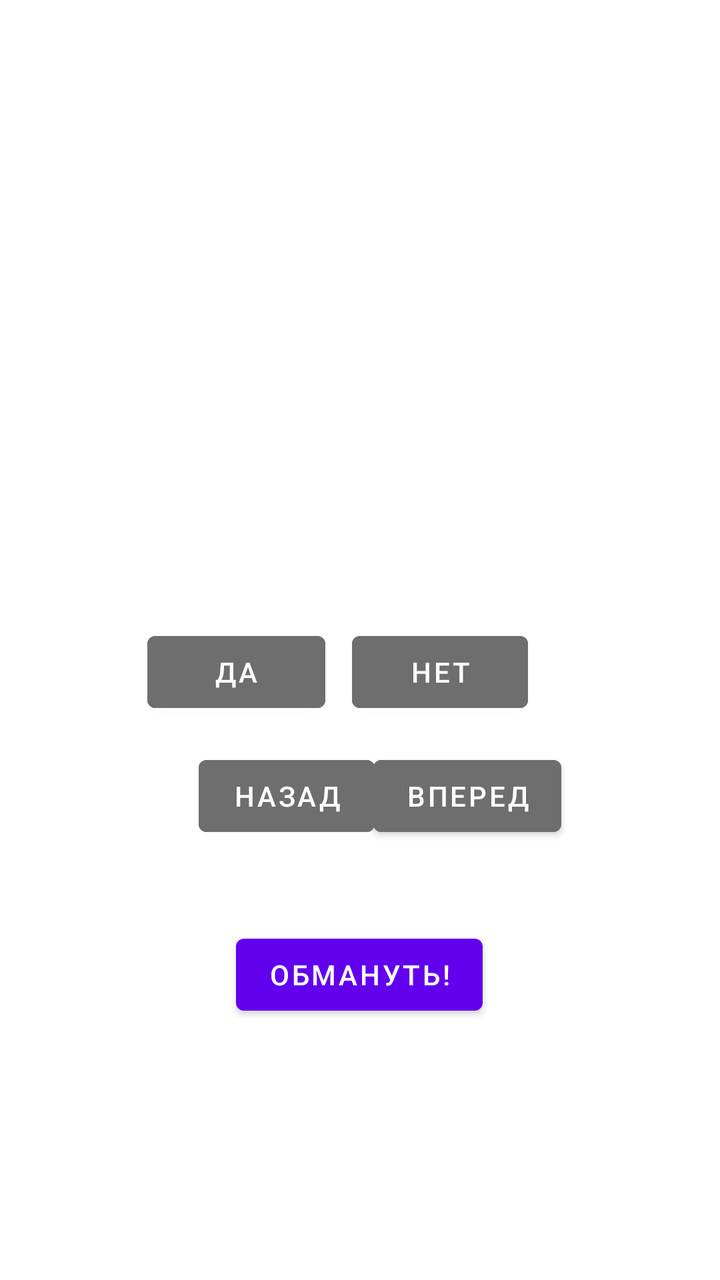
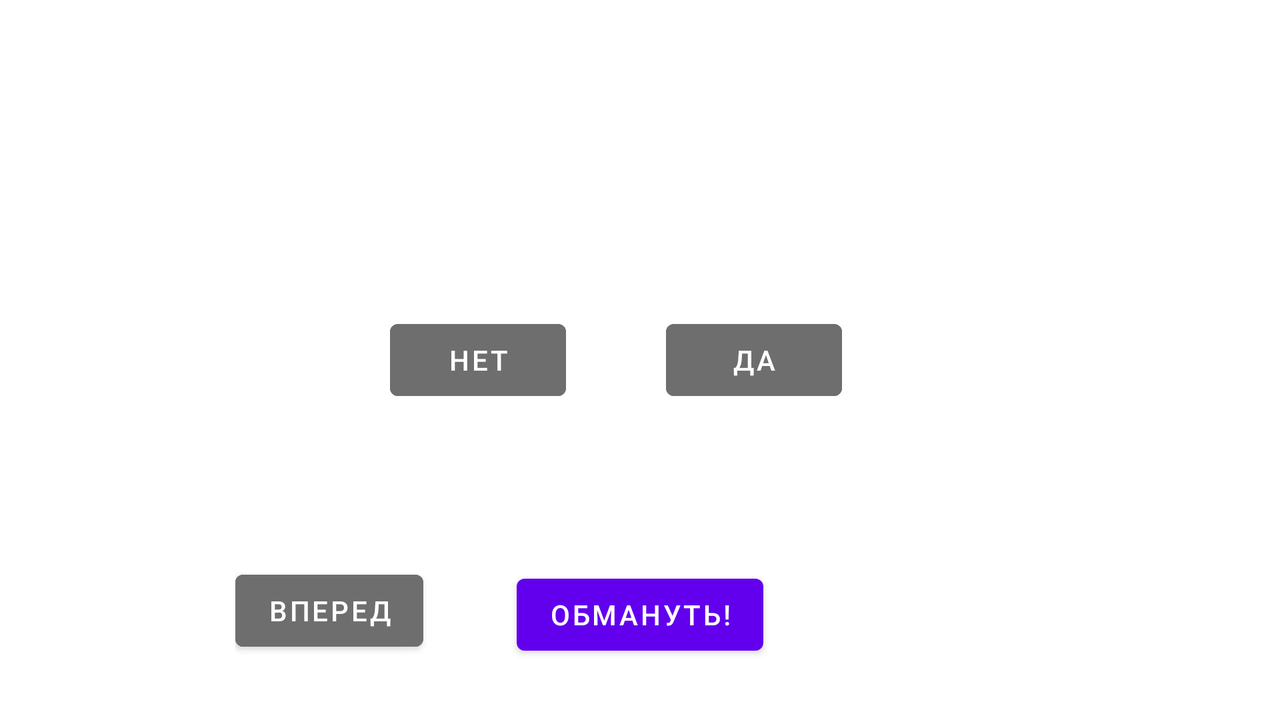

An Android layout and its configuration variant, each rendered on a device that would load it. The default file and the variant file are quoted in full after the pictures.
<!-- AndroidManifest.xml: application theme Theme.QuestActivity -->
<!-- res/layout/activity_main.xml -->
<?xml version="1.0" encoding="utf-8"?>
<androidx.constraintlayout.widget.ConstraintLayout xmlns:android="http://schemas.android.com/apk/res/android"
    xmlns:app="http://schemas.android.com/apk/res-auto"
    xmlns:tools="http://schemas.android.com/tools"
    android:layout_width="match_parent"
    android:layout_height="match_parent"
    android:backgroundTint="#202020"
    tools:context=".MainActivity">

    <Button
        android:id="@+id/true_button"
        android:layout_width="89dp"
        android:layout_height="48dp"
        android:layout_marginTop="312dp"
        android:backgroundTint="#6E6E6E"
        android:text="Да"
        app:layout_constraintEnd_toStartOf="@+id/false_button"
        app:layout_constraintHorizontal_bias="0.847"
        app:layout_constraintStart_toStartOf="parent"
        app:layout_constraintTop_toTopOf="parent" />

    <Button
        android:id="@+id/false_button"
        android:layout_width="wrap_content"
        android:layout_height="wrap_content"
        android:layout_marginTop="312dp"
        android:layout_marginEnd="96dp"
        android:backgroundTint="#6E6E6E"
        android:text="Нет"
        app:layout_constraintEnd_toEndOf="parent"
        app:layout_constraintTop_toTopOf="parent" />

    <Button
        android:id="@+id/deceit_button"
        android:layout_width="wrap_content"
        android:layout_height="wrap_content"
        android:text="@string/deceit_button"
        app:layout_constraintBottom_toBottomOf="parent"
        app:layout_constraintEnd_toEndOf="parent"
        app:layout_constraintHorizontal_bias="0.498"
        app:layout_constraintStart_toStartOf="parent"
        app:layout_constraintTop_toBottomOf="@+id/previous_button"
        app:layout_constraintVertical_bias="0.243" />

    <Button
        android:id="@+id/next_button"
        android:layout_width="wrap_content"
        android:layout_height="wrap_content"
        android:backgroundTint="#6E6E6E"
        android:text="вперед"
        app:layout_constraintBottom_toBottomOf="parent"
        app:layout_constraintEnd_toEndOf="parent"
        app:layout_constraintHorizontal_bias="0.702"
        app:layout_constraintStart_toStartOf="parent"
        app:layout_constraintTop_toBottomOf="@+id/true_button"
        app:layout_constraintVertical_bias="0.061" />

    <Button
        android:id="@+id/previous_button"
        android:layout_width="wrap_content"
        android:layout_height="wrap_content"
        android:backgroundTint="#6E6E6E"
        android:text="назад"
        android:visibility="visible"
        app:layout_constraintBottom_toBottomOf="parent"
        app:layout_constraintEnd_toEndOf="parent"
        app:layout_constraintHorizontal_bias="0.365"
        app:layout_constraintStart_toStartOf="parent"
        app:layout_constraintTop_toBottomOf="@+id/true_button"
        app:layout_constraintVertical_bias="0.061" />

    <TextView
        android:id="@+id/question_text_view"
        android:layout_width="wrap_content"
        android:layout_height="wrap_content"
        android:textAlignment="center"
        app:layout_constraintBottom_toTopOf="@+id/next_button"
        app:layout_constraintEnd_toEndOf="parent"
        app:layout_constraintStart_toStartOf="parent"
        app:layout_constraintTop_toTopOf="parent" />

    <TextView
        android:id="@+id/question_index"
        android:layout_width="wrap_content"
        android:layout_height="wrap_content"
        app:layout_constraintBottom_toTopOf="@+id/true_button"
        app:layout_constraintEnd_toEndOf="parent"
        app:layout_constraintStart_toStartOf="parent"
        app:layout_constraintTop_toBottomOf="@+id/question_text_view" />

</androidx.constraintlayout.widget.ConstraintLayout>
<!-- resources referenced by this layout -->
<resources>
  <string name="deceit_button">Обмануть!</string>
  <style name="Theme.QuestActivity" parent="Theme.MaterialComponents.DayNight.DarkActionBar">
          
          <item name="colorPrimary">@color/purple_500</item>
          <item name="colorPrimaryVariant">@color/purple_700</item>
          <item name="colorOnPrimary">@color/white</item>
          
          <item name="colorSecondary">@color/teal_200</item>
          <item name="colorSecondaryVariant">@color/teal_700</item>
          <item name="colorOnSecondary">@color/black</item>
          
          <item name="android:statusBarColor">?attr/colorPrimaryVariant</item>
          
      </style>
</resources>
<!-- res/layout-land/activity_main.xml (the repository's variant of the layout above) -->
<!-- drawn on the phone turned sideways -->
<?xml version="1.0" encoding="utf-8"?>
<androidx.constraintlayout.widget.ConstraintLayout xmlns:android="http://schemas.android.com/apk/res/android"
    xmlns:app="http://schemas.android.com/apk/res-auto"
    xmlns:tools="http://schemas.android.com/tools"
    android:layout_width="match_parent"
    android:layout_height="match_parent"
    android:backgroundTint="#202020"
    tools:context=".MainActivity">

    <FrameLayout
        android:layout_width="405dp"
        android:layout_height="378dp"
        app:layout_constraintBottom_toBottomOf="parent"
        app:layout_constraintEnd_toEndOf="parent"
        app:layout_constraintStart_toStartOf="parent"
        app:layout_constraintTop_toTopOf="parent">

        <TextView
            android:id="@+id/question_text_view"
            android:layout_width="wrap_content"
            android:layout_height="wrap_content"
            android:layout_gravity="center_horizontal"
            android:layout_marginTop="40dp"
            android:padding="24dp"
            android:textAlignment="center" />

        <Button
            android:id="@+id/previous_button"
            android:layout_width="wrap_content"
            android:layout_height="wrap_content"
            android:layout_gravity="bottom|left"
            android:layout_marginBottom="40dp"
            android:backgroundTint="#6E6E6E"
            android:text="назад"
            android:visibility="visible" />

        <Button
            android:id="@+id/next_button"
            android:layout_width="wrap_content"
            android:layout_height="wrap_content"
            android:layout_gravity="bottom|right"
            android:layout_marginBottom="40dp"
            android:backgroundTint="#6E6E6E"
            android:text="вперед"
            tools:layout_gravity="bottom" />

        <LinearLayout
            android:layout_width="250dp"
            android:layout_height="157dp"
            android:layout_gravity="center_horizontal|center_vertical"
            android:orientation="horizontal">

            <Button
                android:id="@+id/false_button"
                android:layout_width="wrap_content"
                android:layout_height="wrap_content"
                android:layout_marginRight="50dp"
                android:backgroundTint="#6E6E6E"
                android:text="Нет"
                tools:layout_gravity="center" />

            <Button
                android:id="@+id/true_button"
                android:layout_width="wrap_content"
                android:layout_height="wrap_content"
                android:backgroundTint="#6E6E6E"
                android:text="Да"
                tools:layout_gravity="center" />

        </LinearLayout>

        <Button
            android:id="@+id/deceit_button"
            android:layout_width="wrap_content"
            android:layout_height="wrap_content"
            android:layout_gravity="bottom|center"
            android:layout_marginBottom="38dp"
            android:gravity="center"
            android:text="@string/deceit_button" />
    </FrameLayout>

</androidx.constraintlayout.widget.ConstraintLayout>
